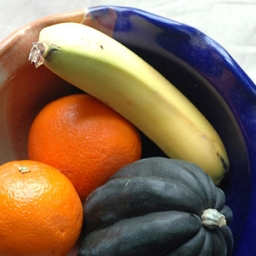
#> input picture banana/photos/n07753592_10196.jpg, 256 x 256 px, given as the content of the folder Objects, which was not available
$ jupyter execute HOG.ipynb
#> lines starting #> are read from the running program, lines starting #| are printed output that depends on the picture; pictures that were not available may be replaced by others from this repository, and a replacement may not be noted
[cell 1]
import cv2
import numpy as np
from skimage.feature import hog
from sklearn.metrics.pairwise import cosine_similarity
from sklearn.cluster import KMeans
from sklearn.preprocessing import StandardScaler
from sklearn.preprocessing import normalize
import os
from scipy.spatial import distance
import matplotlib.pyplot as plt
from skimage import feature

[cell 2]
dir_object='Objects'

[cell 3]
def normalize_feature_vector(feature_vector):
    l2_norm = np.linalg.norm(feature_vector)
    normalized_vector = feature_vector / l2_norm if l2_norm != 0 else feature_vector
    return normalized_vector

[cell 4]
def compute_hog_train(img):
    img =cv2.resize(img, (64, 128))
    (hog, hog_image) = feature.hog(img, orientations=9,pixels_per_cell=(8, 8), cells_per_block=(2, 2),block_norm='L2-Hys', visualize=True, transform_sqrt=True)
    return hog

[cell 5]
featurevector=[]
path=[]
for objects in os.listdir(dir_object):
    dir_photos=os.path.join(dir_object,objects,"photos")
    for photos in os.listdir(dir_photos):
        dir_images=os.path.join(dir_photos,photos)
        image=cv2.imread(dir_images,0)
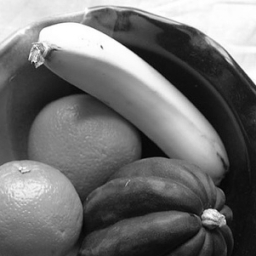
#> image: shape (256, 256); min 3, max 255, mean 111.6
        fv=compute_hog_train(image)
#> in compute_hog_train, `img =cv2.resize(img, (64, 128))`:
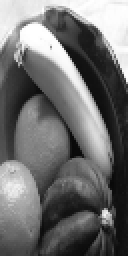
#> img: shape (128, 64) (shown 2 times larger); min 9, max 255, mean 111.7
#> in compute_hog_train, `(hog, hog_image) = feature.hog(img, orientations=9,pixels_per_cell=(8,..`: hog = 3780 values, max 0.56 at index 240, min 0 at index 118, mean 0.117
#> fv has the same summary as hog in compute_hog_train
        fv=normalize_feature_vector(fv)
#> in normalize_feature_vector, `l2_norm = np.linalg.norm(feature_vector)`: l2_norm = 10.25
#> in normalize_feature_vector, `normalized_vector = feature_vector / l2_norm if l2_norm != 0 else feat..`: normalized_vector = 3780 values, max 0.0547 at index 240, min 0 at index 118, mean 0.0114
#> fv has the same summary as normalized_vector in normalize_feature_vector
        featurevector.append(fv)
        path.append(dir_images)

[cell 6]
gray=cv2.imread("Objects/bicycle/sketches/1681.png",0)

[cell 7]
fv = compute_hog_train(gray)
#> fv has the same summary as hog in compute_hog_train
# Normalize the feature vector of the drawn sketch
normalized_sketch_vector = normalize_feature_vector(fv)
#> normalized_sketch_vector has the same summary as normalized_vector in normalize_feature_vector

# Calculate similarities between the sketch vector and image feature vectors
similarities = {}
for image_path, image_vector in zip(path, featurevector):
    similarity = distance.cosine(normalized_sketch_vector, image_vector)
    if similarity in similarities:
        similarities[similarity].append(image_path)
    else:
        similarities[similarity] = [image_path]

# Sort the similarities in descending order
sorted_similarities = sorted(similarities.keys(), reverse=True)

# Retrieve the ranked images based on the sorted similarities
ranked_images = []
for similarity in sorted_similarities:
    ranked_images.extend(similarities[similarity])
top_k = 10  # Number of top images to display
images = []
num_images = min(len(ranked_images[:top_k]), 10)  # Display up to 10 images
grid_rows = int(np.sqrt(num_images))
grid_cols = int(np.ceil(num_images / grid_rows))
grid_size = 200

grid = np.zeros((grid_rows * grid_size, grid_cols * grid_size, 3), dtype=np.uint8)

for i in range(num_images):
    image = cv2.imread(ranked_images[i])
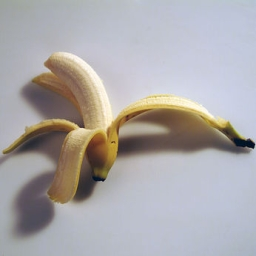
#> input picture banana/photos/n07753592_10233.jpg, 256 x 256 px, given as the content of the folder Objects, which was not available
#> image is the input picture: shape (256, 256, 3); mean B, G, R 169.7, 168.6, 171.7
    image = cv2.resize(image, (grid_size, grid_size))
#> image: shape (200, 200, 3)
    row = i // grid_cols
    col = i % grid_cols
    grid[row * grid_size: (row + 1) * grid_size, col * grid_size: (col + 1) * grid_size] = image
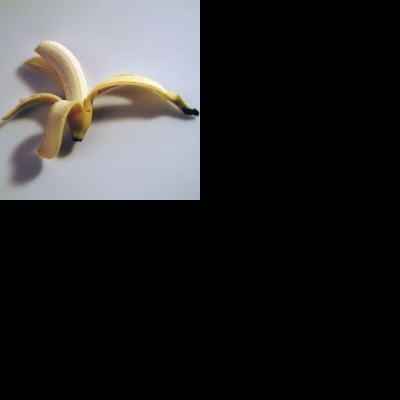
#> grid: shape (400, 400, 3); mean B, G, R 42.4, 42.1, 42.9
#> pass 2 of the loop `for i in range(num_images):`:
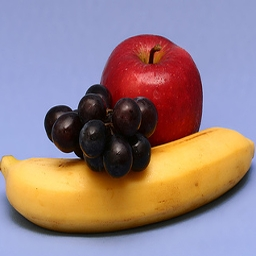
#> input picture banana/photos/n07753592_1030.jpg, 256 x 256 px, given as the content of the folder Objects, which was not available
#> image is the input picture: shape (256, 256, 3); mean B, G, R 131.4, 128.7, 150.4
#> `grid[row * grid_size: (row + 1) * grid_size, col * grid_size: (col + 1..`:
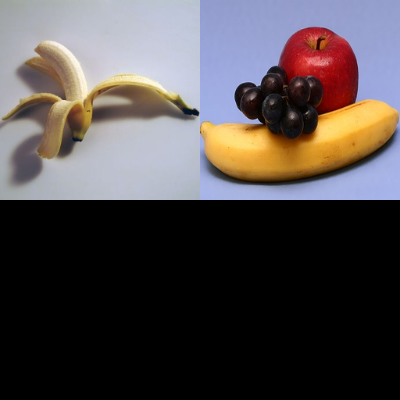
#> grid: shape (400, 400, 3); mean B, G, R 75.2, 74.3, 80.5
#> pass 3 of the loop `for i in range(num_images):`:
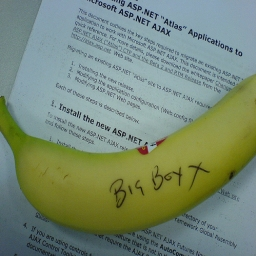
#> input picture banana/photos/n07753592_10338.jpg, 256 x 256 px, given as the content of the folder Objects, which was not available
#> image is the input picture: shape (256, 256, 3); mean B, G, R 116.5, 137.1, 119.6
#> `image = cv2.resize(image, (grid_size, grid_size))`:
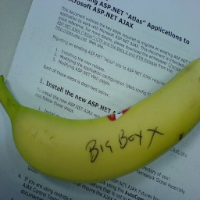
#> image: shape (200, 200, 3); mean B, G, R 116.3, 137, 119.5
#> `grid[row * grid_size: (row + 1) * grid_size, col * grid_size: (col + 1..`:
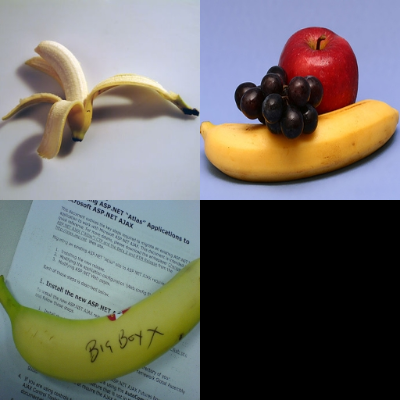
#> grid: shape (400, 400, 3); mean B, G, R 104.3, 108.5, 110.4
#> the loop made 4 passes; the first 3 are shown

cv2.imshow("Images", grid)
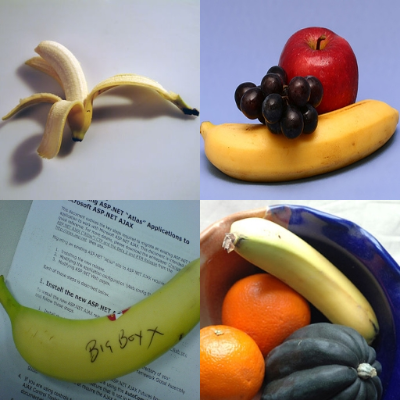
#> window 'Images': shape (400, 400, 3); mean B, G, R 124.8, 134.9, 144.1
cv2.waitKey(0)
cv2.destroyAllWindows()

[cell 8]
# Create a black canvas
canvas = np.zeros((1000, 1000, 3), dtype=np.uint8)

# Create windows to display the canvas and the edges
cv2.namedWindow('Canvas')

# Define the mouse callback function
def draw(event, x, y, flags, param):
    global last_x, last_y
    if event == cv2.EVENT_LBUTTONDOWN:
        last_x, last_y = x, y
    elif event == cv2.EVENT_MOUSEMOVE and flags == cv2.EVENT_FLAG_LBUTTON:
        cv2.line(canvas, (last_x, last_y), (x, y), (255, 255, 255), 2)
        last_x, last_y = x, y

cv2.setMouseCallback('Canvas', draw)

# Main loop
while True:
    # Convert the canvas to grayscale
    gray = cv2.cvtColor(canvas, cv2.COLOR_BGR2GRAY)

    # Display the canvas and the edges
    cv2.imshow('Canvas', gray)

    # Wait for a key press
    key = cv2.waitKey(1) & 0xFF
#> (key q is pressed here)


    # Check if the canvas is still open before accessing it
    if cv2.getWindowProperty('Canvas', cv2.WND_PROP_VISIBLE) < 1:
        break

    if key == ord('s'):
        # Calculate feature vector
        fv = compute_hog_train(gray)
        # Normalize the feature vector of the drawn sketch
        normalized_sketch_vector = normalize_feature_vector(fv)

        # Calculate similarities between the sketch vector and image feature vectors
        similarities = {}
        for image_path, image_vector in zip(path, featurevector):
            similarity = distance.cosine(normalized_sketch_vector, image_vector)
            if similarity in similarities:
                similarities[similarity].append(image_path)
            else:
                similarities[similarity] = [image_path]

        # Sort the similarities in descending order
        sorted_similarities = sorted(similarities.keys(), reverse=True)

        # Retrieve the ranked images based on the sorted similarities
        ranked_images = []
        for similarity in sorted_similarities:
            ranked_images.extend(similarities[similarity])
        top_k = 10  # Number of top images to display
        images = []
        num_images = min(len(ranked_images[:top_k]), 10)  # Display up to 10 images
        grid_rows = int(np.sqrt(num_images))
        grid_cols = int(np.ceil(num_images / grid_rows))
        grid_size = 200

        grid = np.zeros((grid_rows * grid_size, grid_cols * grid_size, 3), dtype=np.uint8)

        for i in range(num_images):
            image = cv2.imread(ranked_images[i])
            image = cv2.resize(image, (grid_size, grid_size))
            row = i // grid_cols
            col = i % grid_cols
            grid[row * grid_size: (row + 1) * grid_size, col * grid_size: (col + 1) * grid_size] = image

        cv2.imshow("Images", grid)
    # If the 'c' key is pressed, clear the canvas
    if key == ord('c'):
        canvas = np.zeros((1000, 1000, 3), dtype=np.uint8)

    # If the 'q' key is pressed, exit the program
    elif key == ord('q'):
        cv2.destroyAllWindows()
        break
